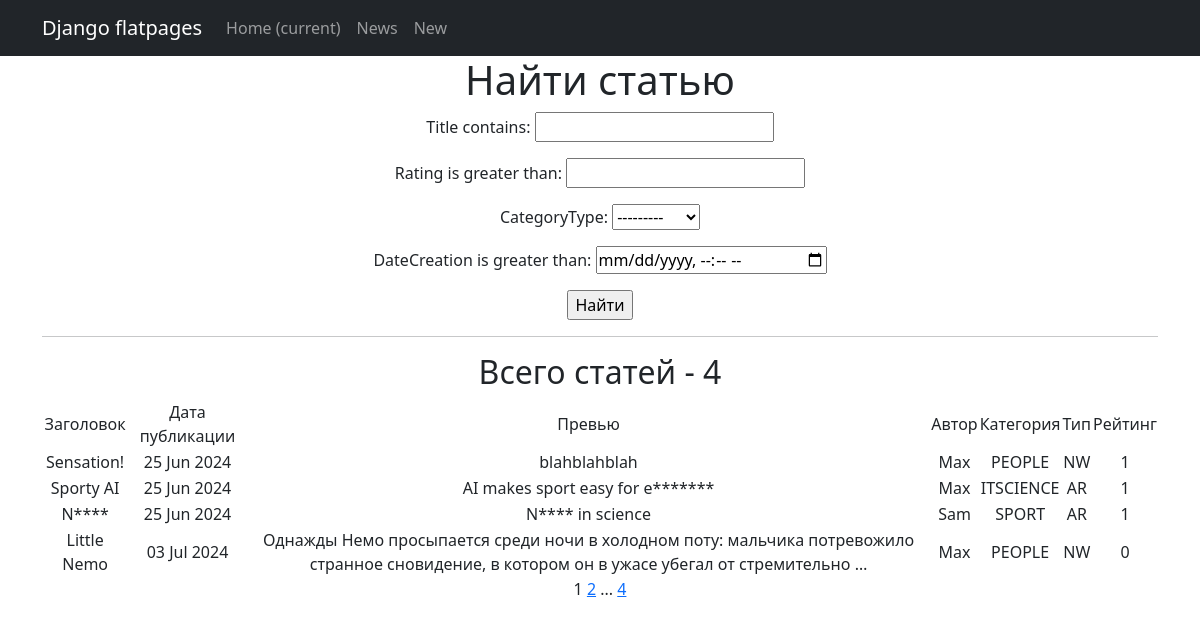
The app's page /news/search/ with its own data.
### news/models.py (models this page shows, shortened)
class Post(models.Model):
    author = models.ForeignKey(Author, on_delete=models.CASCADE)
    NEWS = 'NW'
    ARTICLE = 'AR'
    CATEGORY_CHOICES = (
        (NEWS, 'Новость'),
        (ARTICLE, 'Статья')
    )
    categoryType = models.CharField(max_length=2, choices=CATEGORY_CHOICES, default=ARTICLE)
    dateCreation = models.DateTimeField(auto_now_add=True)
    postCategory = models.ManyToManyField(Category, through='PostCategory')
    title = models.CharField(max_length=128, unique=True)
    text = models.TextField()
    rating = models.IntegerField(default=0)

class Author(models.Model):
    user = models.OneToOneField(User, on_delete=models.CASCADE)
    rating = models.IntegerField(default=0)

class Category(models.Model):
    name = models.CharField(max_length=64, unique=True)
    subscribers = models.ManyToManyField(User, related_name='categories')

### news/views.py (the view)
# urls.py: path('search/', PostSearch.as_view(), name='search'),
class PostSearch(ListView):
    model = Post
    ordering = 'dateCreation'
    template_name = 'post_search.html'
    context_object_name = 'search'
    paginate_by = 4
    def get_queryset(self):
        queryset = super().get_queryset()
        self.filterset = PostFilter(self.request.GET, queryset)
        return self.filterset.qs
    def get_context_data(self,**kwargs):
        context = super().get_context_data(**kwargs)
        context['filterset']=self.filterset
        return context

### news/templatetags/custom_filters.py (called while the page is built)
@register.filter()
def censor(value):
    for word in censor_list:
        value = value.replace(word[1:], '*' * len(word[1:]))
    return value

### news/templatetags/custom_tags.py (called while the page is built)
@register.simple_tag(takes_context=True)
def url_replace(context, **kwargs):
   d = context['request'].GET.copy()
   for k, v in kwargs.items():
      d[k]=v
   return d.urlencode()

### templates/post_search.html (shortened to what this page needs)
{% extends 'flatpages/default.html' %}
{% load custom_filters %}
{% load custom_tags %}
{% block content %}
   <h1>Найти статью </h1>
   <form action="" method="get">
       {{ filterset.form.as_p }}
       <input type="submit" value="Найти" />
   </form>
   <hr>
   <h2>Всего статей - {{ search|length }}</h2>
   {% if search %}
       <table>
           <tr>
               <td>Заголовок</td>
               <td>Дата публикации</td>
               <td>Превью</td>
               <td>Автор</td>
               <td>Категория</td>
               <td>Тип</td>
               <td>Рейтинг</td>
           </tr>
           {% for po in search %}
           <tr>
               <td>{{ po.title | truncatewords:4 | censor }}</td>
               <td>{{ po.dateCreation | date:'d M Y' }}</td>
               <td>{{ po.text | truncatewords:20 | censor }}</td>
               <td>{{ po.author.user }}</td>
               <td>{% for category in po.postCategory.all %}{{ category.name }}{% endfor %}</td>
               <td>{{ po.categoryType }}</td>
               <td>{{ po.rating }}</td>
           </tr>
           {% endfor %}
       </table>
   {% else %}
       <h2>Статей нет!</h2>
   {% endif %}
   {{ page_obj.number }}
   {% if page_obj.has_next %}
       <a href="?{% url_replace page=page_obj.next_page_number %}">{{ page_obj.next_page_number }}</a>
       {% if paginator.num_pages != page_obj.next_page_number %}
           ...
           <a href="?{% url_replace page=page_obj.paginator.num_pages %}">{{ page_obj.paginator.num_pages }}</a>
       {% endif %}
   {% endif %}
{% endblock content %}

### records on screen
Post: title|censor "Sensation!", dateCreation "25 Jun 2024", text|censor "blahblahblah", author.user "Max", categoryType "NW", rating "1"
Category: name "PEOPLE"
Post: title|censor "Sporty AI", dateCreation "25 Jun 2024", text|censor "AI makes sport easy for e*******", author.user "Max", categoryType "AR", rating "1"
Category: name "IT"
Category: name "SCIENCE"
Post: title|censor "N****", dateCreation "25 Jun 2024", text|censor "N**** in science", author.user "Sam", categoryType "AR", rating "1"
Category: name "SPORT"
Post: title|censor "Little Nemo", dateCreation "03 Jul 2024", text|censor "Однажды Немо просыпается среди ночи в холодном поту: мальчика потревожило странное сновидение, в котором он в ужасе убегал от стремительно …", author.user "Max", categoryType "NW", rating "0"

### other values on screen
{{ search|length }} "4"
{{ page_obj.number }} "1"
{{ page_obj.next_page_number }} "2"
{{ page_obj.paginator.num_pages }} "4"
